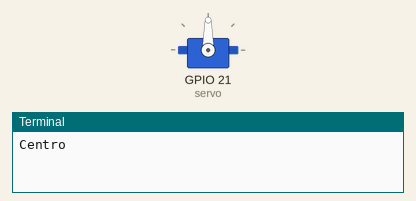
Recording of a program running on a simulated Raspberry Pi (BCM pin numbers). Shown: servo, the last lines printed to the terminal. Servo angles are drawn from the pulse width (0.5 ms = 0°, 2.5 ms = 180°).

Above: at 0.05 s.
At 4.0 s:
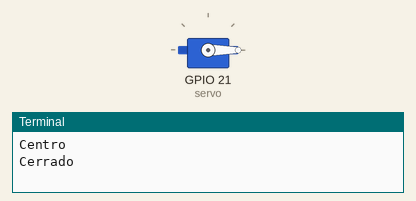
At 8.0 s:
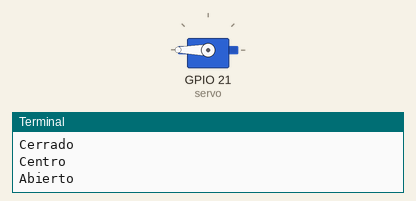
Timing chart, 0 to 10.4 s (numbered marks = the images above):
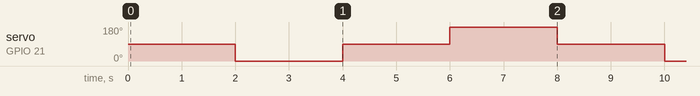

Measured:
- by itself, servo on GPIO 21 (servo): repeats every 8.0 s: 90° 2.0 s, 180° 2.0 s, 90° 2.0 s, 0° 2.0 s

The program:

servo4.py
```python
from gpiozero import Servo
from time import sleep

Pin = 21    # Posicion GPIO
Crt = 0.5   # Correcion

maxPW = ( 2.0 + Crt ) / 1000
minPW = ( 1.0 - Crt ) / 1000

servo = Servo( Pin
, min_pulse_width = minPW
, max_pulse_width = maxPW)

while True:
    servo.value = 0
    print("Centro")
    sleep(1)
    servo.value = None
    sleep(1)
    servo.value = -1
    print("Cerrado")
    sleep(1)
    servo.value = None
    sleep(1)
    servo.value = 0
    print("Centro")
    sleep(1)
    servo.value = None
    sleep(1)
    servo.value = 1
    print("Abierto")
    sleep(1)
    servo.value = None
    sleep(1)
```
